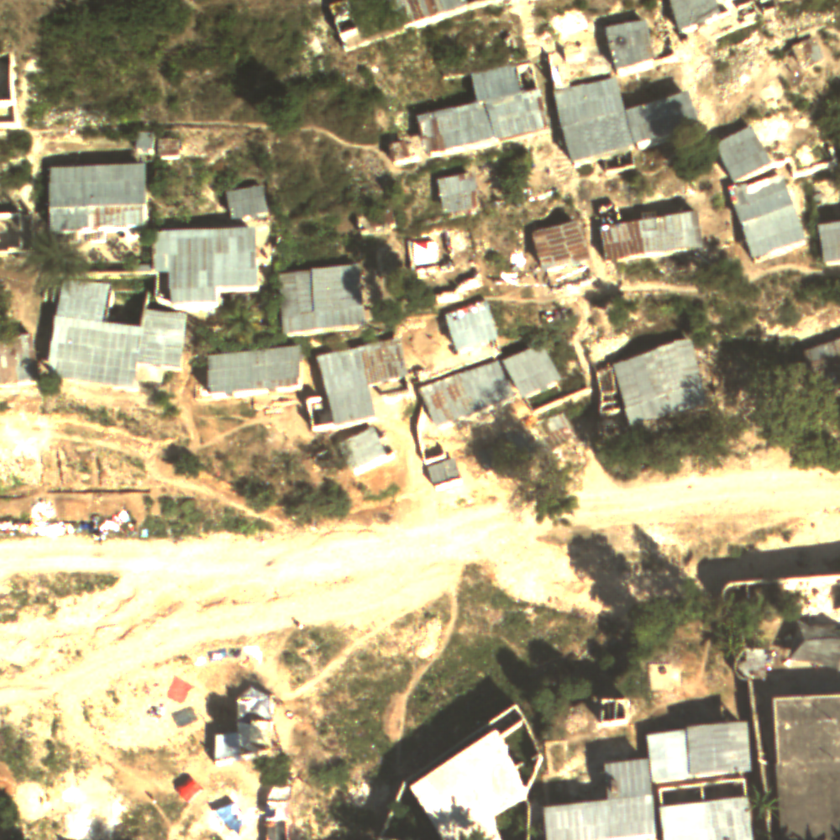
#> input picture DS 6014/Haiti_Image.tif, 840 x 840 px, shrunk from 1000 x 1000 before the run
$ python EM_unsupervised_image_clustering.py
#> lines starting #> are read from the running program, lines starting #| are printed output that depends on the picture
# Unsupervised Image Classification
# using Gaussian Mixture Model Expectation Maximization
# by William F. Basener
# University of Virginia, School of Data Science

from sklearn.mixture import GaussianMixture
import numpy as np
import matplotlib.pyplot as plt
from PIL import Image

# read the image and convert to numpy array
im = Image.open('Haiti_Image.tif')
#> im is the input picture: PIL image 840x840 RGB; mean R, G, B 170.5, 160.4, 127.1
imArray = np.array(im)
nrows, ncols, nbands = np.shape(imArray)
#> nrows = 840; ncols = 840; nbands = 3

# reshape the image array to num_observations by num_features (1,000,000 by 3)
X = np.reshape(imArray,[nrows*ncols,nbands])

# Create and train our Gaussian Mixture Expectation Maximization Model
model = GaussianMixture(n_components=4, tol=0.1)
model.fit(X)
# predict latent values
yhat = model.predict(X)

# reshape the result into an image
imSubset_hat = np.reshape(yhat,[nrows,ncols])
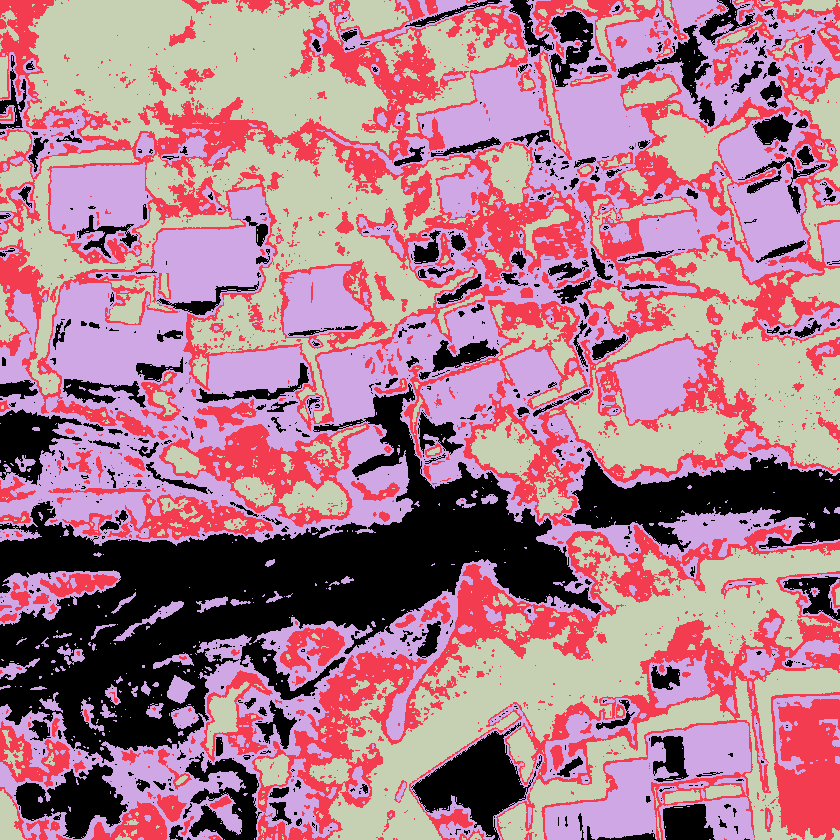
#> imSubset_hat: shape (840, 840) int64; 4 distinct labels, from 0 to 3; one colour per label, 0 black

# plot the output, including the BIC in the title
plt.figure()
plt.suptitle('Unsupervised EM Classification, BIC = '+"{:e}".format(model.bic(X)))
plt.subplot(121)
plt.imshow(imArray)
plt.title('Color Image')
plt.subplot(122)
plt.imshow(imSubset_hat)
plt.title('GMM EM Classification Result')
plt.show()
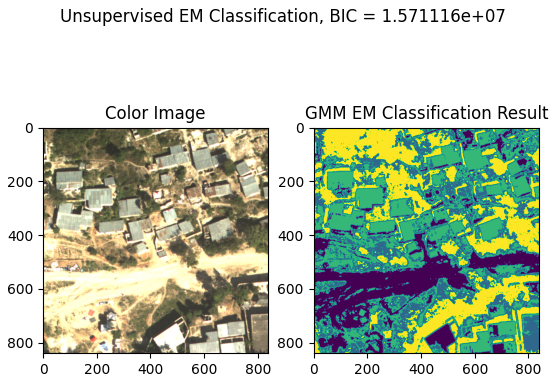
#> figure drawn by matplotlib, 2 panels
